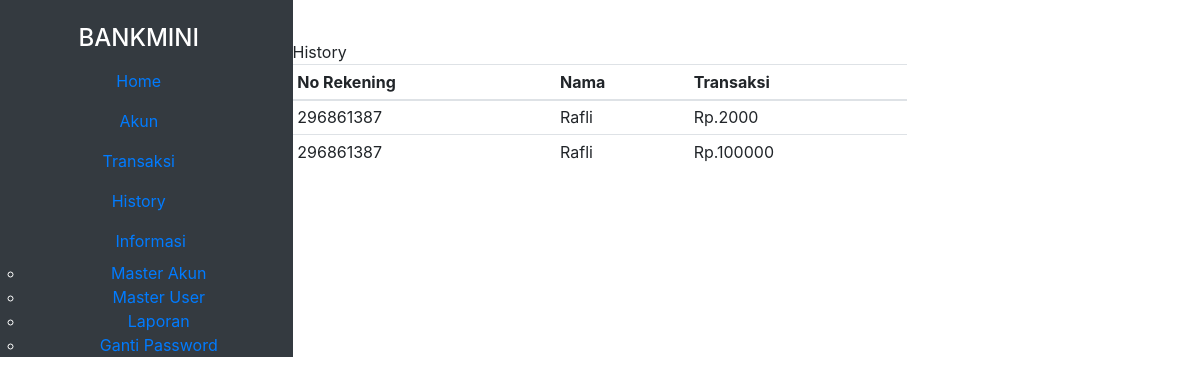
The app's page /index.php/dashboard/history, older data.
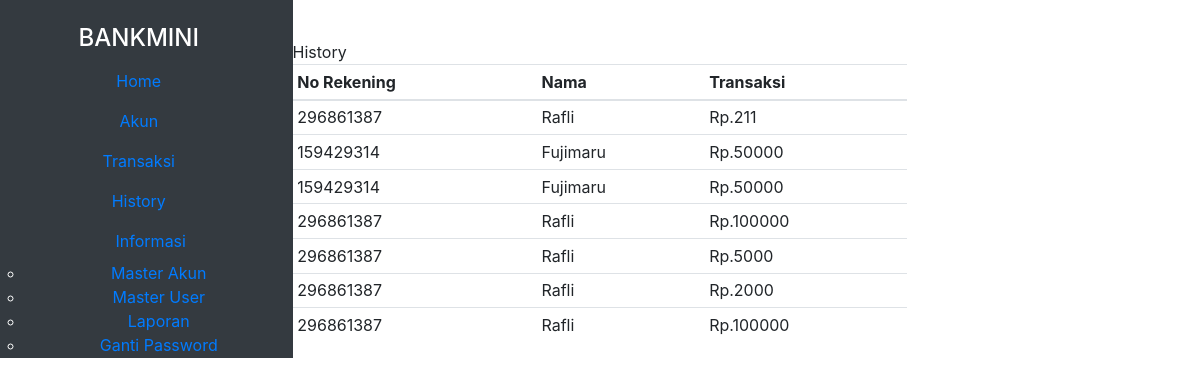
The same page, newer data.
### tables this page shows
CREATE TABLE `transaksi` (
  `id_transaksi` int(11) NOT NULL,
  `id_akun` char(10) NOT NULL,
  `tanggal` date NOT NULL,
  `transaksi` int(11) NOT NULL
);

### application/controllers/Dashboard.php (called while the page is built, shortened)
<?php
class dashboard extends CI_Controller {
    public function __construct(){
        $this->load->helper('url');
        $this->load->helper('date');
        $this->load->library('session');
        $this->load->model('mUser');
        $this->load->model('mTransaksi');
        $this->load->model('mAkun');
    }
    public function history()
    {
        $data['getHistory'] = $this->db->get('history')->result();
        $this->load->view('history',$data);
    }
}

### index.php (called while the page is built, shortened)
<?php
require_once BASEPATH.'core/CodeIgniter.php';

### application/views/history.php (the view)
<?php include "template/header.php" ?>
<div class="body-content">
    <div class="container">
        <div class="row">
            <div class="col-md-8 p-0 m-0">
                <div class="sub">
                    History
                </div>
                <div class="bgtable-L">
                    <table class="table table-sm ">
                        <thead>
                            <tr>
                                <th scope="col">No Rekening</th>
                                <th scope="col">Nama</th>
                                <th scope="col">Transaksi</th>
                            </tr>
                        </thead>
                        <tbody>
                        <?php $no = 1; foreach($getHistory as $row) :?>
                            <tr>
                                <td><?= $row->id_akun ?></td>
                                <td><?= $row->nama ?></td>
                                <td>Rp.<?= $row->transaksi ?></td>
                            </tr>
                        <?php endforeach;?>
                        </tbody>
                    </table>
                </div>
            </div>
        </div>
    </div>
</div>
<?php include "template/footer.php" ?>

### application/views/template/header.php (shortened to what this page needs)
<!doctype html>
<html lang="en">
<head>
    <link rel="stylesheet" href="<?= base_url() ?>/vendor/css/bootstrap.min.css">
    <link rel="stylesheet" href="<?= base_url() ?>/vendor/css/font.css">
</head>
<body>
    <div class="row">
        <div class="col-md-3 p-0 m-0 text-white text-center bg-dark side">
            <h4 class="mt-4 dashboard">BANKMINI</h4>
            <ul class="nav flex-column">
                <li class="nav-item">
                    <a class="nav-link " href="<?=base_url()?>dashboard">Home</a>
                </li>
                <li class="nav-item">
                    <a class="nav-link" href="<?=base_url('dashboard')?>/akun">Akun</a>
                </li>
                <li class="nav-item">
                    <a class="nav-link" href="<?=base_url('dashboard')?>/transaksi">Transaksi</a>
                </li>
                <li class="nav-item">
                    <a class="nav-link" href="<?=base_url('dashboard')?>/history">History</a>
                </li>
                <span class="dropdown">
                    <li class="nav-item">
                        <a class="nav-link ml-4" href="#">Informasi <i data-feather="chevron-down"></i></a>
                    </li>
                    <ul class="dropdown-content">
                        <li class="nav-item">
                        <a href="<?=base_url('dashboard')?>/masterakun">Master Akun</a>
                        </li>
                        <li class="nav-item">
                        <a href="<?=base_url('dashboard')?>/masteruser">Master User</a>
                        </li>
                        <li class="nav-item">
                        <a href="<?=base_url('dashboard')?>/laporan">Laporan</a>
                        </li>
                        <li class="nav-item">
                        <a href="<?=base_url('dashboard')?>/change">Ganti Password</a>
                        </li>
                    </ul>
                </span>
            </ul>
        </div>
        <div class="col-md-9 p-0 m-0">
            <nav class="navbar navbar-expand-lg navbar-linear text-white ">
                <div class="navbar-nav ml-auto">
                </div>
            </nav>

### application/views/template/footer.php (shortened to what this page needs)
</body>
</html>

Row changes from the older to the newer data that the page shows:
added transaksi: id_akun "296861387", nama "Rafli", transaksi "211"
added transaksi: id_akun "159429314", nama "Fujimaru", transaksi "50000"
added transaksi: id_akun "159429314", nama "Fujimaru", transaksi "50000"
added transaksi: id_akun "296861387", nama "Rafli", transaksi "100000"
added transaksi: id_akun "296861387", nama "Rafli", transaksi "5000"
